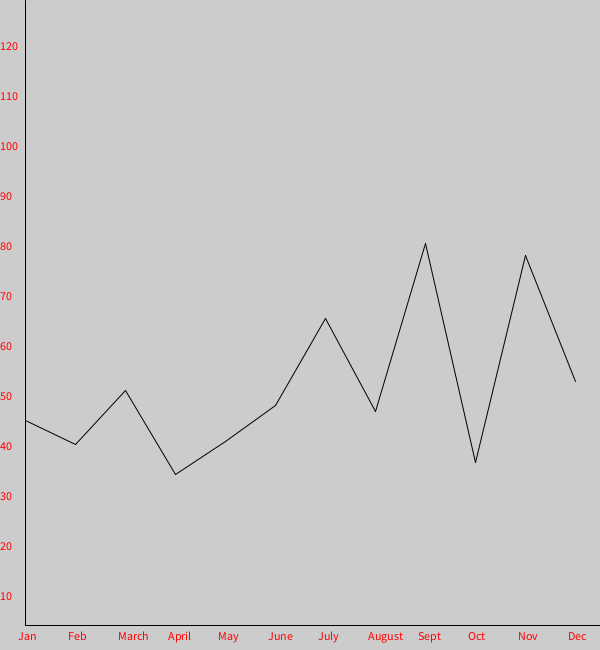
Frame 1 (no input)
Frame 60 (the mouse pressed at the canvas centre just before this capture): identical to frame 1, image omitted
Frame 120 (the mouse held since frame 60 and released just before this capture): identical to frame 1, image omitted

The Processing sketch that drew this single still picture (run headless with seeded random() and noise(); from frame 60 on, the mouse is pressed at the canvas centre):

// Processing sketch: sketch_161004b
// ── sketch_161004b.pde
void setup ()
{
  size (600,650);
  line(x,0,x,height-x);
  line(x,height-x,width,height-x);
  for( int i=0; i < rainFall.length-1; i++)
  {
        fill(255,0,0);
        line(x,-(rainFall[i] * 3) + height-95,x+50,-(rainFall[i+1] *3)+height-95);  
        x=x+50;
  }
  for( int i = 0; i <rainFall.length; i++)
  {
    text( num,x-width+25 ,yaxis);
    num=num+10;
    yaxis=yaxis-50;
  }
  for( int i =0; i <months.length; i++)
  {
    text( months[i],xaxis,height-10);
    xaxis=xaxis+50;
  }
}
int num=10;
int yaxis = 600;
int x =25; 
int xaxis=x-7;
float[] rainFall = {45, 37, 55, 27, 38, 50, 79, 48, 104, 31, 100, 58};
String[] months = {"Jan", "Feb", "March", "April", "May" , "June", "July", "August", "Sept", "Oct", "Nov", "Dec" };
 void draw ()
 {
 }
